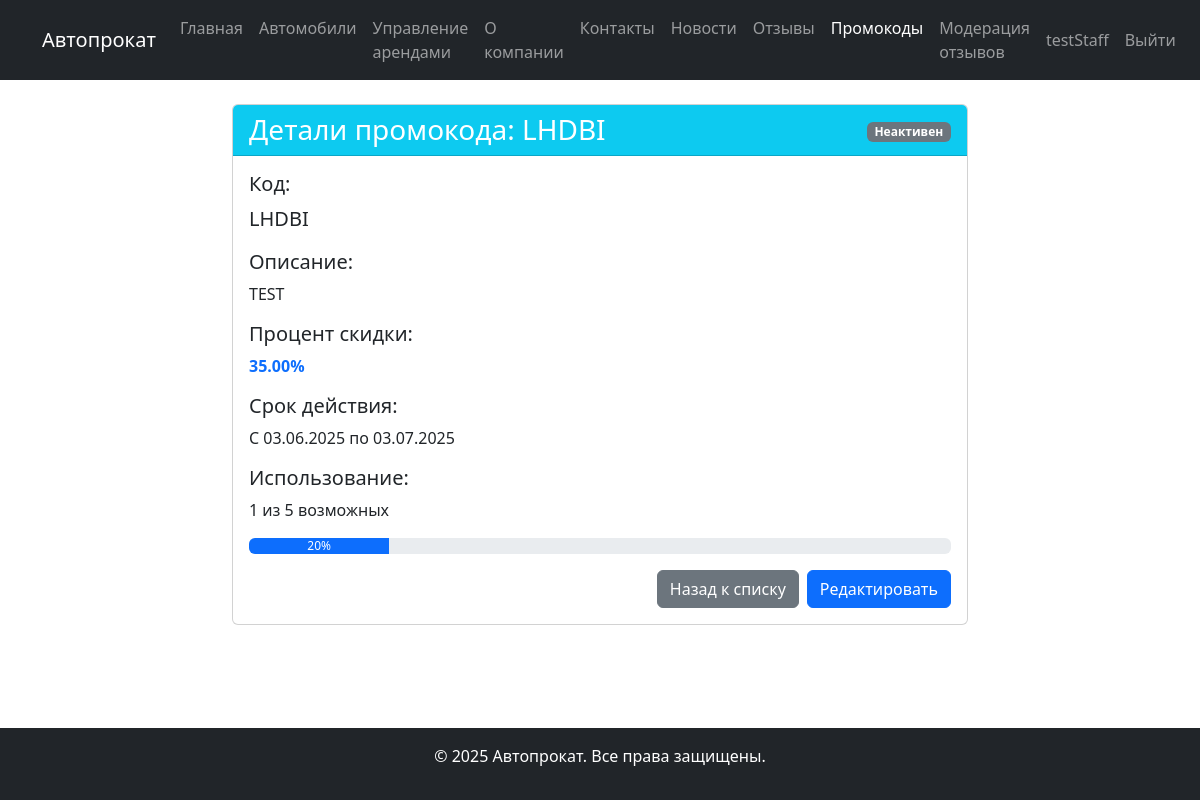
The app's page /rentals/promocodes/1/ (signed in) with its own data.
### users/models.py (models this page shows, shortened)
class User(AbstractUser):
    ROLE_CHOICES = (
        ('staff', 'Сотрудник'),
        ('client', 'Клиент'),
        ('admin', 'Администратор')
    )
    role = models.CharField(
        max_length=10,
        choices=ROLE_CHOICES,
        default='client',
        verbose_name='Роль'
    )
    email = models.EmailField(unique=True, verbose_name='Электронная почта')
    last_name = models.CharField(max_length=100, verbose_name='Фамилия')
    first_name = models.CharField(max_length=100, verbose_name='Имя')
    middle_name = models.CharField(max_length=100, verbose_name='Отчество')
    date_of_birth = models.DateField(null=True, blank=True, verbose_name='Дата рождения')
    phone_regex = RegexValidator(
        regex=r'^\+37529\d{7}',
        message="Номер телефона должен быть в формате: '+37529XXXXXXX'."
    )
    phone = models.CharField(
        validators=[phone_regex],
        max_length=13,
        verbose_name='Телефон'
    )
    address = models.CharField(verbose_name='Адрес проживания')
    created_at = models.DateTimeField(auto_now_add=True, verbose_name='Дата создания')
    updated_at = models.DateTimeField(auto_now=True, verbose_name='Дата обновления')
    class Meta:
        verbose_name = 'Пользователь'
        verbose_name_plural = 'Пользователи'
    def has_role(self, role):
        return self.role == role

### rentals/models.py (models this page shows, shortened)
class PromoCode(models.Model):
    code = models.CharField(max_length=20, unique=True, verbose_name="Код")
    description = models.TextField(blank=True, verbose_name="Описание")
    discount_percentage = models.DecimalField(
        max_digits=5,
        decimal_places=2,
        validators=[MinValueValidator(0), MaxValueValidator(100)],
        verbose_name="Процент скидки",
    )
    valid_from = models.DateField(default=timezone.now, verbose_name="Действует с")
    valid_to = models.DateField(verbose_name="Действует до")
    is_active = models.BooleanField(default=True, verbose_name="Активен")
    max_uses = models.PositiveIntegerField(
        default=1, verbose_name="Максимальное количество использований"
    )
    current_uses = models.PositiveIntegerField(
        default=0, verbose_name="Текущее количество использований"
    )
    class Meta:
        verbose_name = "Промокод"
        verbose_name_plural = "Промокоды"

### rentals/views.py (the view)
# urls.py: path('promocodes/<int:pk>/', views.PromoCodeDetailView.as_view(), name='promocode_detail'),
@method_decorator(staff_required, name="dispatch")
class PromoCodeDetailView(DetailView):
    model = PromoCode
    template_name = "content/promocode_detail.html"
    context_object_name = "promocode"
    def get_object(self, queryset=None):
        obj = super().get_object(queryset)
        logger.info(f"Staff {self.request.user.username} viewed promo code: {obj.code}")
        return obj

### authentication/context_processors.py (called while the page is built)
def user_role(request):
    context = {}
    if request.user.is_authenticated:
        try:
            context['is_staff_user'] = request.user.has_role('staff')
            context['is_admin_user'] = request.user.has_role('admin')
        except:
            context['is_staff_user'] = False
            context['is_admin_user'] = False
    return context

### templates/content/promocode_detail.html (shortened to what this page needs)
{% extends 'base.html' %}
{% block content %}
    <div class="container mt-4">
        <div class="row">
            <div class="col-md-8 offset-md-2">
                <div class="card">
                    <div class="card-header bg-info text-white">
                        <div class="d-flex justify-content-between align-items-center">
                            <h3 class="mb-0">Детали промокода: {{ promocode.code }}</h3>
                            <div>
                                {% if promocode.is_active and promocode.valid_to > now %}
                                    <span class="badge bg-success">Активен</span>
                                {% else %}
                                    <span class="badge bg-secondary">Неактивен</span>
                                {% endif %}
                            </div>
                        </div>
                    </div>
                    <div class="card-body">
                        <div class="mb-3">
                            <h5>Код:</h5>
                            <p class="lead">{{ promocode.code }}</p>
                        </div>
                        <div class="mb-3">
                            <h5>Описание:</h5>
                            <p>{{ promocode.description|default:"Описание отсутствует" }}</p>
                        </div>
                        <div class="mb-3">
                            <h5>Процент скидки:</h5>
                            <p class="text-primary fw-bold">{{ promocode.discount_percentage }}%</p>
                        </div>
                        <div class="mb-3">
                            <h5>Срок действия:</h5>
                            <p>С {{ promocode.valid_from|date:"d.m.Y" }} по {{ promocode.valid_to|date:"d.m.Y" }}</p>
                        </div>
                        <div class="mb-3">
                            <h5>Использование:</h5>
                            <p>{{ promocode.current_uses }} из {{ promocode.max_uses }} возможных</p>
                            <div class="progress">
                                <div class="progress-bar" role="progressbar"
                                     style="width: {% widthratio promocode.current_uses promocode.max_uses 100 %}%;"
                                     aria-valuenow="{{ promocode.current_uses }}"
                                     aria-valuemin="0" aria-valuemax="{{ promocode.max_uses }}">
                                    {% widthratio promocode.current_uses promocode.max_uses 100 %}%
                                </div>
                            </div>
                        </div>
                        <div class="d-grid gap-2 d-md-flex justify-content-md-end">
                            <a href="{% url 'promocode_list' %}" class="btn btn-secondary">Назад к списку</a>
                            <a href="{% url 'promocode_edit' promocode.id %}" class="btn btn-primary">Редактировать</a>
                        </div>
                    </div>
                </div>
            </div>
        </div>
    </div>
{% endblock %}

### templates/base.html (shortened to what this page needs)
<!DOCTYPE html>
<html lang="ru" class="h-100">
<head>
    <link href="https://cdn.jsdelivr.net/npm/bootstrap@5.3.0-alpha1/dist/css/bootstrap.min.css" rel="stylesheet">
    <link rel="stylesheet" href="https://cdn.jsdelivr.net/npm/bootstrap-icons@1.10.3/font/bootstrap-icons.css">
</head>
<body class="d-flex flex-column h-100">
<nav class="navbar navbar-expand-lg navbar-dark bg-dark">
    <div class="container">
        <a class="navbar-brand" href="{% url 'home' %}">Автопрокат</a>
        <div class="collapse navbar-collapse" id="navbarNav">
            <div class="navbar-nav" style="margin-right: 0 !important; padding-right: 0 !important;">
                <a class="nav-item nav-link {% if request.path == '/' %}active{% endif %}" href="{% url 'home' %}">Главная</a>
                <a class="nav-item nav-link {% if '/vehicles/' in request.path %}active{% endif %}" href="{% url 'vehicle_list' %}">Автомобили</a>
                {% if user.is_authenticated and is_staff_user %}
                    <a class="nav-item nav-link {% if '/rentals/staff/' in request.path %}active{% endif %}" href="{% url 'staff_rental_list' %}">Управление арендами</a>
                {% endif %}
                <a class="nav-item nav-link {% if '/about/' in request.path %}active{% endif %}" href="{% url 'about' %}">О компании</a>
                <a class="nav-item nav-link {% if '/contacts/' in request.path %}active{% endif %}" href="{% url 'contacts' %}">Контакты</a>
                <a class="nav-item nav-link {% if '/news/' in request.path %}active{% endif %}" href="{% url 'news_list' %}">Новости</a>
                <a class="nav-item nav-link {% if '/reviews/' in request.path %}active{% endif %}" href="{% url 'review_list' %}">Отзывы</a>
                <a class="nav-item nav-link {% if '/promocodes/' in request.path %}active{% endif %}" href="{% url 'promocode_list' %}">Промокоды</a>
                {% if is_staff_user or is_admin_user %}
                    <a class="nav-item nav-link {% if 'staff/reviews' in request.path %}active{% endif %}" href="{% url 'review_management' %}">Модерация отзывов</a>
                {% endif %}
            </div>
            <div class="navbar-nav ms-auto">
                {% if user.is_authenticated %}
                    <a class="nav-item nav-link" href="{% url 'profile' %}">{{ user.username }}</a>
                    <a class="nav-item nav-link" href="{% url 'logout' %}">Выйти</a>
                {% else %}
                    <a class="nav-item nav-link" href="{% url 'login' %}">Войти</a>
                    <a class="nav-item nav-link" href="{% url 'register' %}">Регистрация</a>
                {% endif %}
            </div>
        </div>
    </div>
</nav>
<main class="flex-shrink-0">
    {% block content %}{% endblock %}
</main>
<footer class="footer bg-dark text-white py-3 mt-auto">
    <div class="container text-center">
        <p>&copy; 2025 Автопрокат. Все права защищены.</p>
    </div>
</footer>
</body>
</html>

### records on screen
User: username "testStaff"
PromoCode: code "LHDBI", description "TEST", discount_percentage "35.00", valid_from "03.06.2025", valid_to "03.07.2025", current_uses "1", max_uses "5", current_uses+max_uses "20"
